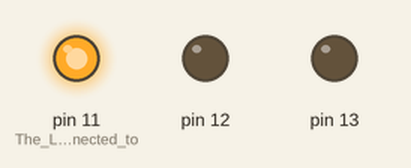
The sketch below on a simulated Arduino Uno, built with avr-gcc and run on an emulated ATmega328P. Shown: output pins drawn as LEDs (lit = HIGH).

Above: at 0.05 s.
At 0.75 s:
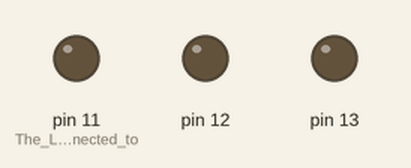
At 1.45 s:
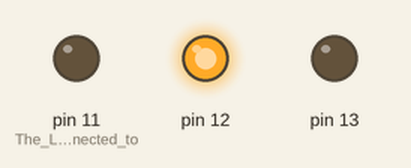
At 2.85 s:
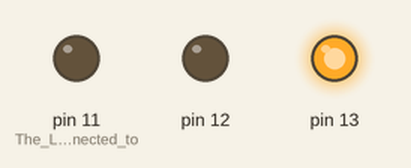
Timing chart, 0 to 3.1 s (numbered marks = the images above):
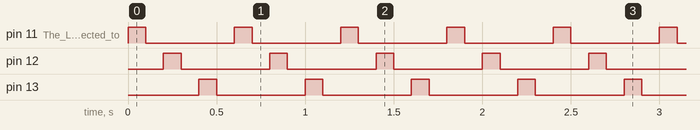

Measured:
- by itself, pin 11 (The_LEDs_are_connected_to), pin 12, pin 13: alternates HIGH for 0.10 s and LOW for 0.50 s

The sketch:

MarkIIIledTest.ino
```cpp
/*
 Test Arduino Mark III LEDs
 */

void setup() {
  // These are dignostic LEDs which can be used to give a visual signal of an event.
  pinMode(11, OUTPUT); // The LEDs are connected to pins 11, 12 and 13.
  pinMode(12, OUTPUT);
  pinMode(13, OUTPUT);
}
// Flash the LEDs in sequence
void loop() {
  for (int x = 11; x<14;x++){
  digitalWrite(x, HIGH);
  delay(100);
  digitalWrite(x, LOW);
  delay(100);
  }
}
```
